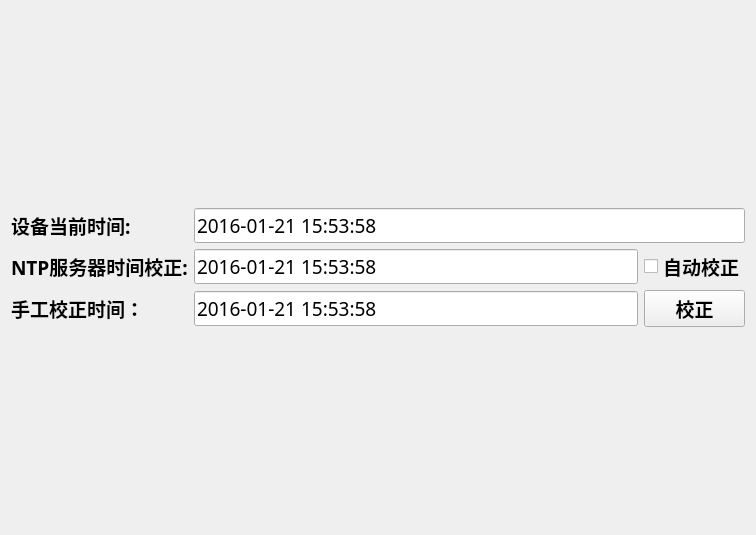
<?xml version="1.0" encoding="UTF-8"?>
<ui version="4.0">
 <class>UI_Equipment_time</class>
 <widget class="QWidget" name="UI_Equipment_time">
  <property name="geometry">
   <rect>
    <x>0</x>
    <y>0</y>
    <width>756</width>
    <height>535</height>
   </rect>
  </property>
  <property name="windowTitle">
   <string>Form</string>
  </property>
  <layout class="QGridLayout" name="gridLayout_2">
   <item row="0" column="0">
    <spacer name="verticalSpacer">
     <property name="orientation">
      <enum>Qt::Vertical</enum>
     </property>
     <property name="sizeHint" stdset="0">
      <size>
       <width>20</width>
       <height>203</height>
      </size>
     </property>
    </spacer>
   </item>
   <item row="1" column="0">
    <layout class="QGridLayout" name="gridLayout">
     <item row="0" column="0">
      <widget class="QLabel" name="label">
       <property name="sizePolicy">
        <sizepolicy hsizetype="Fixed" vsizetype="Preferred">
         <horstretch>0</horstretch>
         <verstretch>0</verstretch>
        </sizepolicy>
       </property>
       <property name="font">
        <font>
         <family>黑体</family>
         <pointsize>14</pointsize>
         <weight>75</weight>
         <bold>true</bold>
        </font>
       </property>
       <property name="text">
        <string>设备当前时间:</string>
       </property>
      </widget>
     </item>
     <item row="0" column="1" colspan="2">
      <widget class="QLineEdit" name="lineEdit">
       <property name="sizePolicy">
        <sizepolicy hsizetype="Expanding" vsizetype="Fixed">
         <horstretch>0</horstretch>
         <verstretch>0</verstretch>
        </sizepolicy>
       </property>
       <property name="font">
        <font>
         <family>黑体</family>
         <pointsize>14</pointsize>
         <weight>50</weight>
         <bold>false</bold>
        </font>
       </property>
       <property name="text">
        <string>2016-01-21 15:53:58</string>
       </property>
       <property name="readOnly">
        <bool>true</bool>
       </property>
      </widget>
     </item>
     <item row="1" column="0">
      <widget class="QLabel" name="label_2">
       <property name="font">
        <font>
         <family>黑体</family>
         <pointsize>14</pointsize>
         <weight>75</weight>
         <bold>true</bold>
        </font>
       </property>
       <property name="text">
        <string>NTP服务器时间校正:</string>
       </property>
      </widget>
     </item>
     <item row="1" column="1">
      <widget class="QLineEdit" name="lineEdit_2">
       <property name="sizePolicy">
        <sizepolicy hsizetype="Expanding" vsizetype="Fixed">
         <horstretch>0</horstretch>
         <verstretch>0</verstretch>
        </sizepolicy>
       </property>
       <property name="font">
        <font>
         <family>黑体</family>
         <pointsize>14</pointsize>
         <weight>50</weight>
         <bold>false</bold>
        </font>
       </property>
       <property name="text">
        <string>2016-01-21 15:53:58</string>
       </property>
       <property name="readOnly">
        <bool>true</bool>
       </property>
      </widget>
     </item>
     <item row="1" column="2">
      <widget class="QCheckBox" name="checkBox">
       <property name="font">
        <font>
         <family>黑体</family>
         <pointsize>14</pointsize>
         <weight>75</weight>
         <bold>true</bold>
        </font>
       </property>
       <property name="text">
        <string>自动校正</string>
       </property>
      </widget>
     </item>
     <item row="3" column="0">
      <widget class="QLabel" name="label_3">
       <property name="font">
        <font>
         <family>黑体</family>
         <pointsize>14</pointsize>
         <weight>75</weight>
         <bold>true</bold>
        </font>
       </property>
       <property name="text">
        <string>手工校正时间：</string>
       </property>
      </widget>
     </item>
     <item row="3" column="1">
      <widget class="QLineEdit" name="lineEdit_3">
       <property name="sizePolicy">
        <sizepolicy hsizetype="Expanding" vsizetype="Fixed">
         <horstretch>0</horstretch>
         <verstretch>0</verstretch>
        </sizepolicy>
       </property>
       <property name="font">
        <font>
         <family>黑体</family>
         <pointsize>14</pointsize>
         <weight>50</weight>
         <bold>false</bold>
        </font>
       </property>
       <property name="text">
        <string>2016-01-21 15:53:58</string>
       </property>
       <property name="readOnly">
        <bool>true</bool>
       </property>
      </widget>
     </item>
     <item row="3" column="2">
      <widget class="QPushButton" name="pushButton">
       <property name="sizePolicy">
        <sizepolicy hsizetype="Preferred" vsizetype="Fixed">
         <horstretch>0</horstretch>
         <verstretch>0</verstretch>
        </sizepolicy>
       </property>
       <property name="font">
        <font>
         <family>黑体</family>
         <pointsize>14</pointsize>
         <weight>75</weight>
         <bold>true</bold>
        </font>
       </property>
       <property name="text">
        <string>校正</string>
       </property>
      </widget>
     </item>
    </layout>
   </item>
   <item row="2" column="0">
    <spacer name="verticalSpacer_2">
     <property name="orientation">
      <enum>Qt::Vertical</enum>
     </property>
     <property name="sizeHint" stdset="0">
      <size>
       <width>20</width>
       <height>203</height>
      </size>
     </property>
    </spacer>
   </item>
  </layout>
 </widget>
 <resources/>
 <connections/>
</ui>
